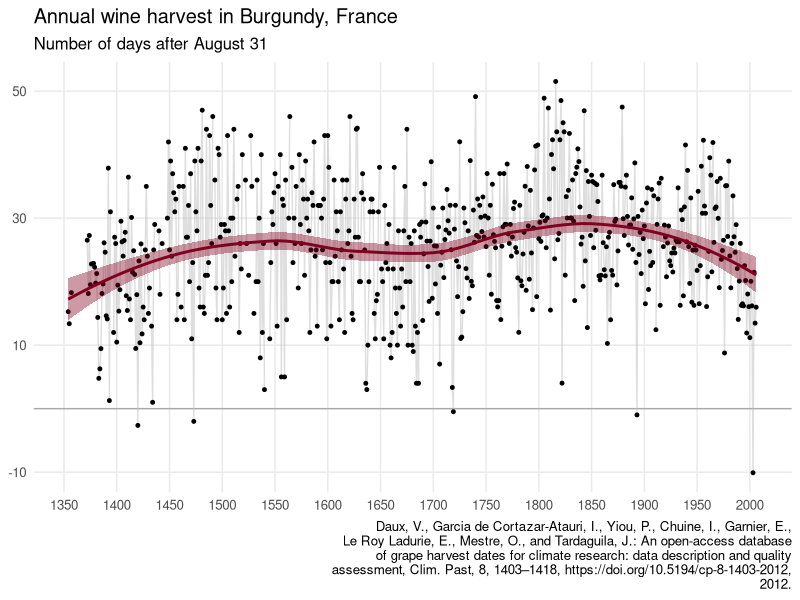
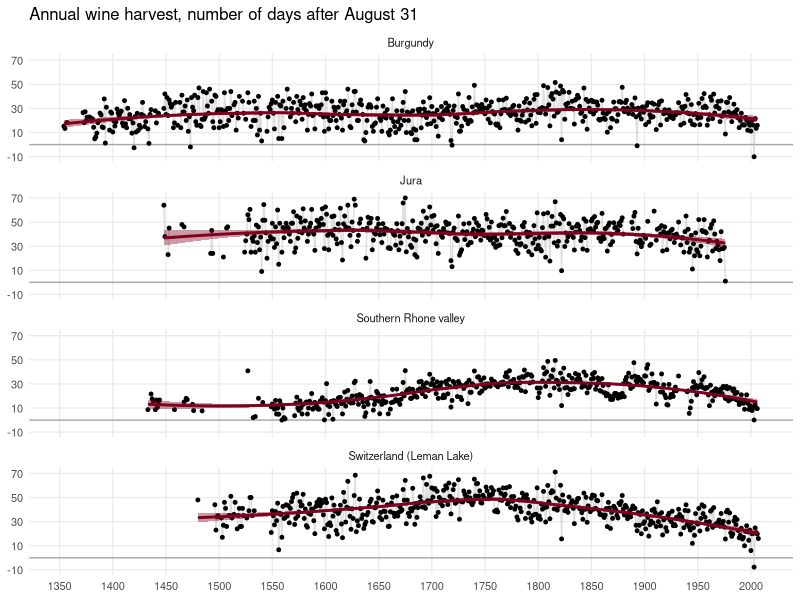
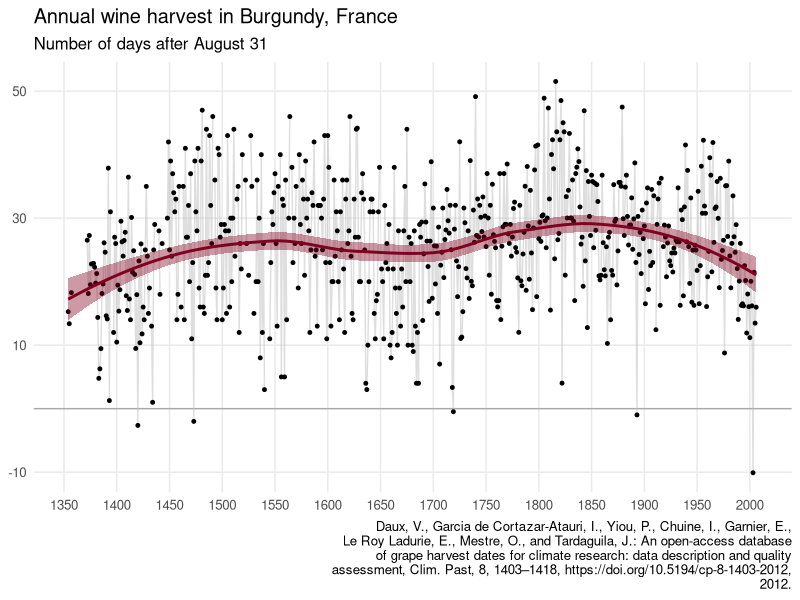
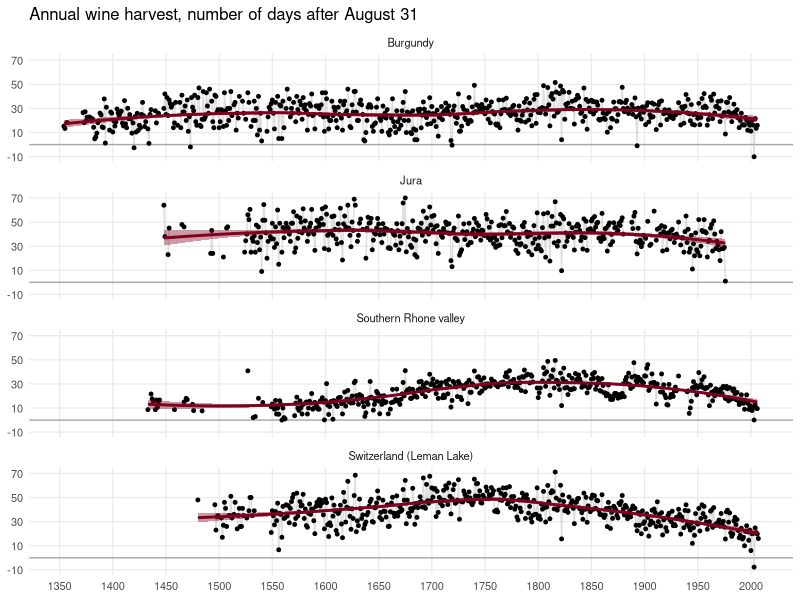

Here is the R script that generated these plots, in order:
## load packages ----
library(tidyverse)

## load wide data ----
# Source: https://doi.org/10.5194/cp-8-1403-2012
# GHD-RCS : dates in number of days after August 31. 
wineharvest_wide <- readxl::read_excel(
  path = "Supplement.xlsx", 
  sheet = "S2. GHD-RCS", 
  skip = 2
  ) |> 
  rename_with(tolower, .cols = everything()) |> 
  rename(year = `abb.`)

write_csv(x = wineharvest_wide, file = "wineharvest_wide.csv")

## abbreviations----
locations <- readxl::read_excel(
  path = "Supplement.xlsx", 
  sheet = "S2. GHD-RCS", 
  skip = 1
  ) |> 
  select(-c("...1")) |> 
  mutate(across(.cols = everything(), .fns = tolower)) |> 
  slice_head(n = 1) |> 
  pivot_longer(cols = Alsace:`Vendée - Poitou Charente`, names_to = "name", values_to = "abbreviation") |> 
  relocate(abbreviation, name)

write_csv(x = locations, file = "locations.csv")
# als: Alsace
# auv: Auvergne
# aux: Auxerre-Avalon
# bea: Beaujolais and Maconnais
# bor: Bordeaux
# bur: Burgundy
# cha1: Champagne 1
# cha2: Champagne 2
# gai: Gaillac- South-West
# ger: Germany
# hlv: High Loire Valley
# idf: Ile de France
# jur: Jura
# lan: Languedoc
# llv: Low Loire Valley
# lux: Luxembourg
# mar: Maritime alps
# nit: Northern Italy
# nlo: Northern  Lorraine
# nrv: Northern Rhone valley
# sav: Savoie
# spa: Spain
# slo: Southern Lorraine
# srv: Southern Rhone valley
# swi: Switzerland (Leman Lake)
# vse: Various South-East
# vpc: Vendée - Poitou Charent

## create long data ----
wineharvest_long <- wineharvest_wide |> 
  pivot_longer(cols = -c(year), names_to = "abbreviation", values_to = "value")

wineharvest_long <- left_join(x = wineharvest_long, y = locations, by = join_by(abbreviation)) |> 
  relocate(abbreviation, name, year, value)

write_csv(x = wineharvest_long, file = "wineharvest_long.csv")

## plot ----
wineharvest_caption <- "Daux, V., Garcia de Cortazar-Atauri, I., Yiou, P., Chuine, I., Garnier, E., Le Roy Ladurie, E., Mestre, O., and Tardaguila, J.: An open-access database of grape harvest dates for climate research: data description and quality assessment, Clim. Past, 8, 1403–1418, https://doi.org/10.5194/cp-8-1403-2012, 2012."

p <- ggplot(data = wineharvest_wide, mapping = aes(x = year, y = bur)) +
  geom_hline(yintercept = 0, linewidth = 0.5, colour = "darkgray") +
  geom_line(linewidth = 0.5, colour = "gray", alpha = 0.5) +
  geom_point(size = 1) +
  geom_smooth(method = "loess", formula = "y ~ x", se = TRUE, colour = "#800020", fill = "#800020") +
  # scale_x_continuous(breaks = seq(1500, 2050, 50), limits = c(1500, NA)) +
  scale_x_continuous(breaks = seq(1350, 2050, 50)) +
  scale_y_continuous(breaks = seq(-10, 70, 20)) +
  labs(
    title = "Annual wine harvest in Burgundy, France",
    subtitle = "Number of days after August 31",
    x = NULL, y = NULL,
    caption = str_wrap(wineharvest_caption)
  ) +
  theme_minimal(base_size = 12) +
  theme(panel.grid.minor = element_blank())

print(p)

ggsave(filename = "burgundy.png", plot = p, path = ".", width = 24, height = 12, units = "cm", bg = "white")

variable_selection <- c("bur", "jur", "srv", "swi")

p <- ggplot(data = wineharvest_long |> filter(abbreviation %in% variable_selection), mapping = aes(x = year, y = value)) +
  geom_hline(yintercept = 0, linewidth = 0.5, colour = "darkgray") +
  geom_line(linewidth = 0.5, colour = "gray", alpha = 0.5) +
  geom_point(size = 1) +
  geom_smooth(method = "loess", formula = "y ~ x", se = TRUE, colour = "#800020", fill = "#800020") +
  facet_wrap(facets = vars(name), ncol = 1) +
  scale_x_continuous(breaks = seq(1350, 2050, 50)) +
  scale_y_continuous(breaks = seq(-10, 70, 20)) +
  labs(
    title = "Annual wine harvest, number of days after August 31",
    subtitle = NULL,
    x = NULL, y = NULL,
    caption = NULL
  ) +
  theme_minimal(base_size = 10) +
  theme(panel.grid.minor = element_blank())

print(p)

ggsave(filename = "wineharvest.png", plot = p, path = ".", width = 20, height = 24, units = "cm", bg = "white")
